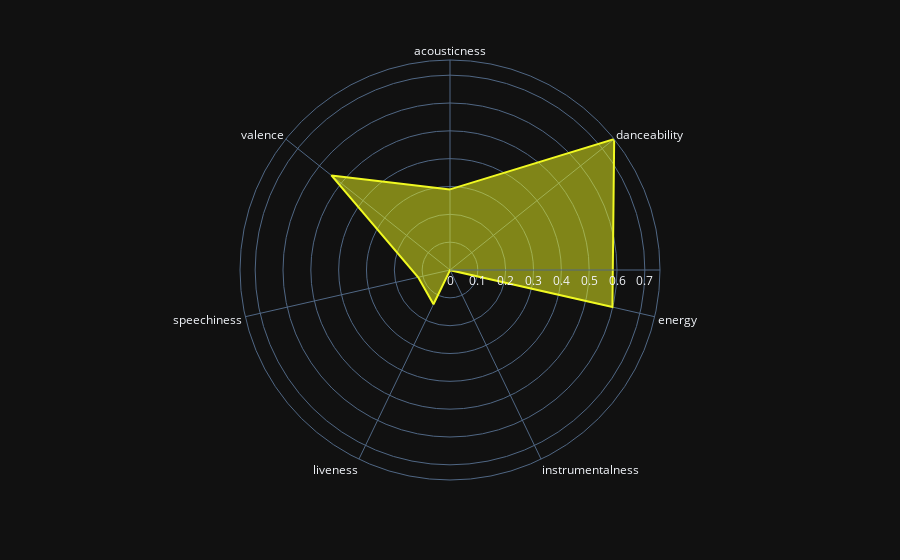

The notebook cell this image was saved under:
### Code cell
# polar plot 

#caractéristiques à avoir sur le plot: on ne garde que celles-ci parce qu'elles ont la même échelle
carac = ['acousticness', 'danceability', 'energy', 'instrumentalness', 'liveness', 'speechiness',  'valence']

# moyenne de ces caractéristiques 

fig = px.line_polar(top_20, theta=carac, r= top_20[carac].mean(), line_close=True,
                    template="plotly_dark", color_discrete_sequence=px.colors.sequential.Plasma_r)
fig.update_traces(fill='toself')
fig.update_layout(autosize = False)
fig.show()

### Figure 1 — Plotly figure (JSON) as saved in the notebook; plotly's stock layout.template omitted (floating-point values rounded to 4 significant figures)
{"data": [{"fill": "toself", "hovertemplate": "r=%{r}<br>theta=%{theta}<extra></extra>", "legendgroup": "", "line": {"color": "#f0f921", "dash": "solid"}, "marker": {"symbol": "circle"}, "mode": "lines", "name": "", "r": [0.2896, 0.7545, 0.5986, 0.0006106, 0.1368, 0.1173, 0.5451, 0.2896], "showlegend": false, "subplot": "polar", "theta": ["acousticness", "danceability", "energy", "instrumentalness", "liveness", "speechiness", "valence", "acousticness"], "type": "scatterpolar"}], "layout": {"autosize": false, "legend": {"tracegroupgap": 0}, "margin": {"t": 60}, "polar": {"angularaxis": {"direction": "clockwise", "rotation": 90}, "domain": {"x": [0, 1], "y": [0, 1]}}}}
